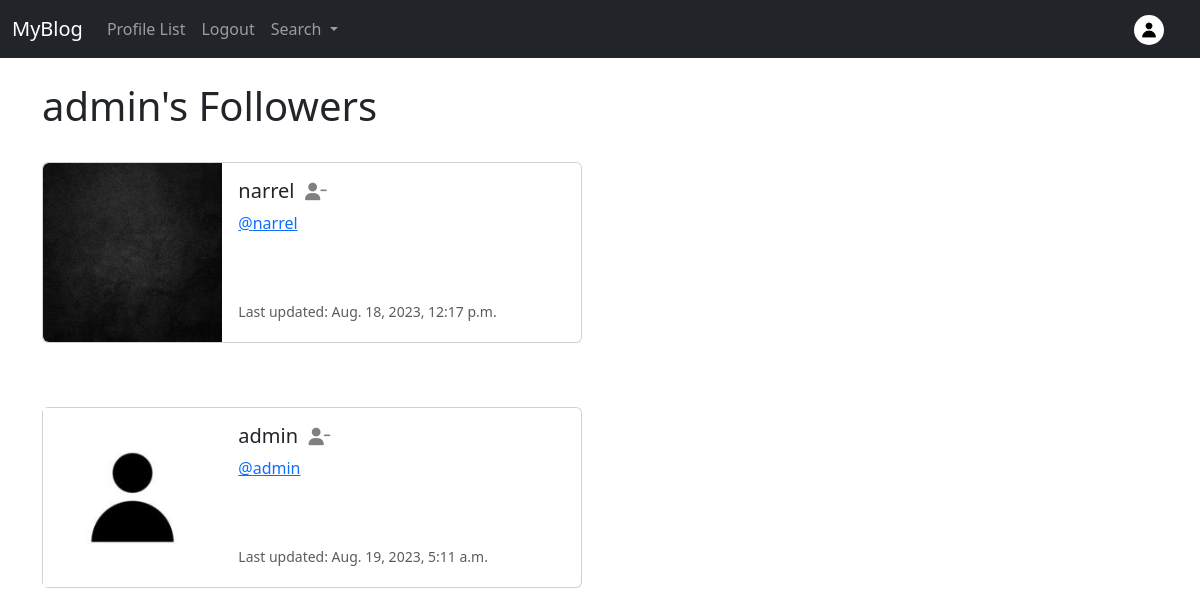
Page /profile/followers/1 (signed in) on the committed database.
### myblog/models.py (models this page shows, shortened)
class Profile(models.Model):
    user = models.OneToOneField(User, on_delete=models.CASCADE)
    follows = models.ManyToManyField("self",
        related_name="followed_by",
        symmetrical=False,
        blank=True)
    date_modified = models.DateTimeField(User, auto_now=True)
    profile_image = models.ImageField(null=True, blank=True, upload_to='images/')

### myblog/views.py (the view)
# urls.py: path('profile/followers/<int:pk>', views.followers, name='followers'),
def followers(request, pk):
    if request.user.is_authenticated:
        if request.user.id == pk:
            profiles = Profile.objects.get(user_id=pk)
            return render(request, 'followers.html', {"profiles":profiles})
        else:
            messages.success(request, ("That's Not Your Profile Page..."))
            return redirect('home')
    else:
        messages.success(request, ("You Must Be Logged In To View This Page..."))
        return redirect('home')

### myblog/templates/followers.html
{% extends 'base.html' %}
{% load static %}
{% block content %}
    <h1>{{ request.user.username }}'s Followers</h1>
<br/>
{% if profiles %}
    {% for profile in profiles.followed_by.all %}
    <div class="card mb-3" style="max-width: 540px;">
        <div class="row g-0">
          <div class="col-md-4">
            {% if profile.profile_image %}
            <img src="{{ profile.profile_image.url }}" width=200 height=200 class="img-fluid rounder-start"
            alt="{{ profile.user.username }}">
            {% else %}
            <img src="{% static 'images/xEoLhJy5_400x400.jpg' %}" class="img-fluid rounded-start" alt="{{ profile.user.username }}">
            {% endif %}
          </div>
          <div class="col-md-8">
            <div class="card-body">
              <h5 class="card-title">{{ profile.user.username }}&nbsp;
                {% if profile in profiles.follows.all %}
                    <a href="{% url 'unfollow' profile.user.id %}">
                    <i class="fa fa-user-minus small" style="color:gray"></i>
                    </a>
                {% else %}
                    <a href="{% url 'follow' profile.user.id %}">
                    <i class="fa fa-user-plus small" style="color:gray"></i>
                    </a>
                {% endif %}
              </h5>
              <p class="card-text"><a href="{% url 'profile' profile.user.id %}">@{{ profile.user.username | lower }}</a></p><br/><br/>
              <p class="card-text"><small class="text-body-secondary">Last updated: {{ profile.date_modified }}</small></p>
            </div>
          </div>
        </div>
      </div>
      <br/><br/>
    {% endfor %}
{% endif %}
{% endblock %}

### myblog/templates/navbar.html (shortened to what this page needs)
{% load static %}
<nav class="navbar navbar-expand-lg navbar-dark bg-dark">
    <div class="container-fluid">
      <a class="navbar-brand" href="{% url 'home' %}">MyBlog</a>
      <div class="collapse navbar-collapse" id="navbarSupportedContent">
        <ul class="navbar-nav me-auto mb-2 mb-lg-0">
          {% if user.is_authenticated %}
          <li class="nav-item">
            <a class="nav-link" href="{% url 'profile_list' %}">Profile List</a>
          </li>
          <li class="nav-item">
            <a class="nav-link" href="{% url 'logout' %}">Logout</a>
          </li>
          {% endif %}
          <li class="nav-item dropdown">
            <a class="nav-link dropdown-toggle" href="#" role="button" data-bs-toggle="dropdown" aria-expanded="false">
              Search
            </a>
          </li>
        </ul>
        {% if user.is_authenticated %}
          <ul class="navbar-nav ml-auto">
            <li class="nav-link navbar-brand">
              <a href="{% url 'profile' request.user.id %}">
                {% if user.profile.profile_image %}
                  <img src="{{ user.profile.profile_image.url }}"
                  class="rounded-circle" width="30">
                {% else %}
                  <img src="{% static 'images/xEoLhJy5_400x400.jpg' %}"
                  class="rounded-circle" width="30">
                {% endif %}
              </a>
            </li>
          </ul>
        {% endif %}
      </div>
    </div>
  </nav>

### rows in the picture
Profile: user.username "narrel", date_modified "Aug. 18, 2023, 12:17 p.m."
Profile: profile_image (placeholder picture), user.username "admin", date_modified "Aug. 19, 2023, 5:11 a.m."

### other values in the picture
{{ request.user.username }} "admin"
